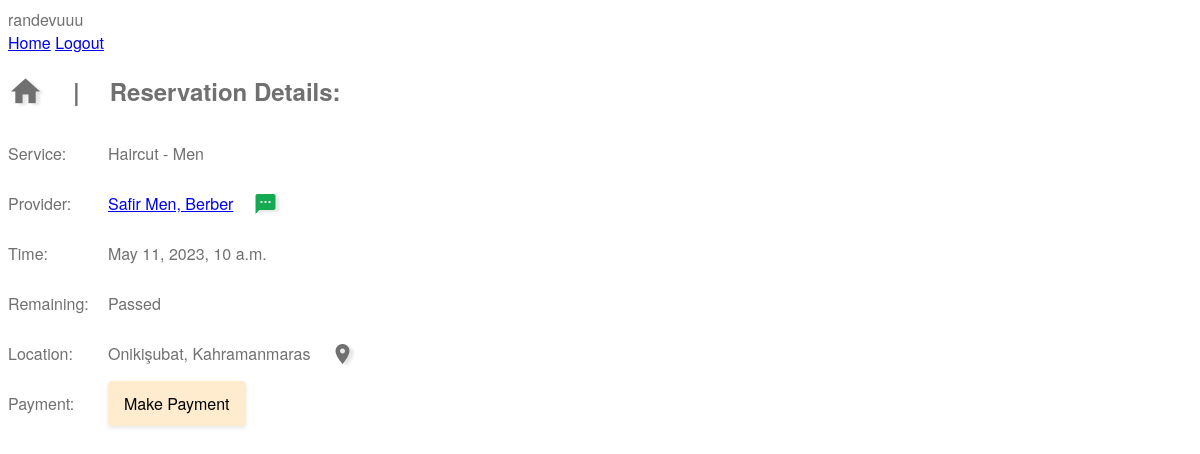
Before: /reservation/1 (signed in) with the older database file.
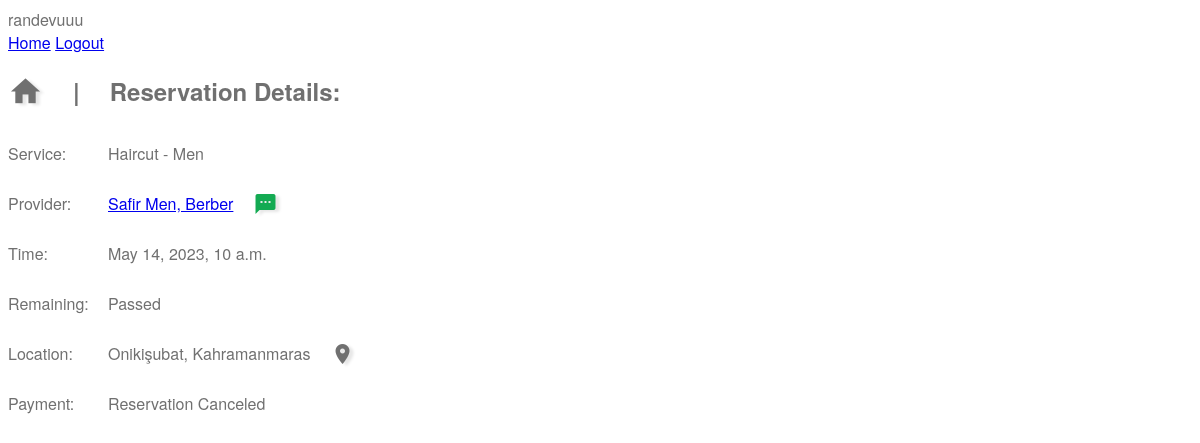
After: the same page with the newer database file.
### web/models.py (models this page shows, shortened)
class Reservation(models.Model):
    user = models.ForeignKey(User, on_delete=models.CASCADE)
    service = models.ForeignKey(AvailableService, on_delete=models.CASCADE, related_name="reservations")
    start_time = models.DateTimeField()
    reservation_time = models.DateTimeField(auto_now_add=True)
    active = models.BooleanField(default=True)
    deactivation_time = models.DateTimeField(blank=True, null=True)
    deactivation_reason = models.TextField(blank=True, null=True)
    realization = models.BooleanField(blank=True, null=True)
    customer_acceptance = models.DateTimeField(blank=True, null=True)
    provider_acceptance = models.DateTimeField(blank=True, null=True)
    customer_star = models.FloatField(blank=True, null=True)
    customer_note = models.CharField(max_length=400, blank=True, null=True)

### web/views.py (the view)
# urls.py: path("reservation/<int:reservation_id>", views.view_reservation, name="reservation"),
def view_reservation(request, reservation_id):
    if not request.user.is_authenticated:
        return HttpResponseRedirect("login")
    try:
        try:
            reservation = Reservation.objects.get(id=reservation_id, user=request.user)
        except:
            raise Exception("No reservation found!")
        remaining = reservation.start_time.replace(tzinfo=None) - datetime.now()
        remaining_text = f"{remaining.days} days, {remaining.seconds//3600} hours and {(remaining.seconds//60)%60} minutes"
        if reservation.start_time.replace(tzinfo=None) < datetime.now():
            remaining_text = "Passed"
        locat = reservation.service.provider.location
        location_text = f"{locat.district}, {locat.city}"
        payment_done = False
        payments = reservation.payments
        print("payment count: ", payments.count())
        if payments.count() > 0:
            payment_done = True
        reservation_cooked = {
            "id": reservation.id,
            "service_name": reservation.service.service.name,
            "provider_id": reservation.service.provider.id,
            "provider_name": reservation.service.provider.name,
            "service_time": reservation.start_time,
            "remaining": remaining_text,
            "remaining_days": remaining.days,
            "location": location_text,
            "longitude": locat.longitude,
            "latitude": locat.latitude,
            "payment_done": payment_done,
            "active": reservation.active
        }
        return render(request, "web/reservation.html", {
            "res": reservation_cooked
        })
    except Exception as e:
        return render(request, "web/reservation.html", {
            "message": e
        })

### web/templates/web/reservation.html (shortened to what this page needs)
{% extends "web/layout.html" %}
{% load static %}
{% block head %}
    <link href="{% static 'web/reservation.css' %}" rel="stylesheet">
{% endblock %}
{% block body %}
    <div class="div-reservation-main">
        <h2 class="h2-page-header">
            <span class="material-icons pointer icon-link link-home">home</span>
            <span>|</span>
            <span>Reservation Details:</span>
        </h2>
        <div class="div-reservation-detail">
            <div class="row">
                <div class="col">Service:</div>
                <div class="col">{{ res.service_name }}</div>
            </div>
            <div class="row">
                <div class="col">Provider:</div>
                <div class="col">
                    <div class="div-provider-main">
                        <a href="/provider/{{ res.provider_id }}" class="a-reservation-detail">{{ res.provider_name }}</a>
                        <span class="material-icons pointer icon-link icon-link-green">textsms</span>
                    </div>
                </div>
            </div>
            <div class="row">
                <div class="col">Time:</div>
                <div class="col">{{ res.service_time }}</div>
            </div>
            <div class="row">
                <div class="col">Remaining:</div>
                <div class="col">{{ res.remaining }}</div>
            </div>
            <div class="row">
                <div class="col">Location:</div>
                <div class="col">
                    <div class="div-location-main">
                        {{ res.location }}
                        <span data-longitude="{{ res.longitude }}" data-latitude="{{ res.latitude }}" class="material-icons pointer link-to-map icon-link">place</span>
                    </div>
                </div>
            </div>
            <div class="row">
                <div class="col">Payment:</div>
                <div class="col">
                    {% if res.payment_done %}
                        <span class="material-icons m-green">done</span>
                    {% elif res.active %}
                        <button class="button-out-1 button-color-beige">Make Payment</button>
                    {% else %}
                        Reservation Canceled
                    {% endif %}
                </div>
            </div>
            <div class="row">
            </div>
        </div>
    </div>
{% endblock %}

Changed rows visible on the page:
changed Reservation: service_time "May 11, 2023, 10 a.m." → "May 14, 2023, 10 a.m."
Other visible differences:
text no longer shown: "Make Payment"
text now shown: "Reservation Canceled"
